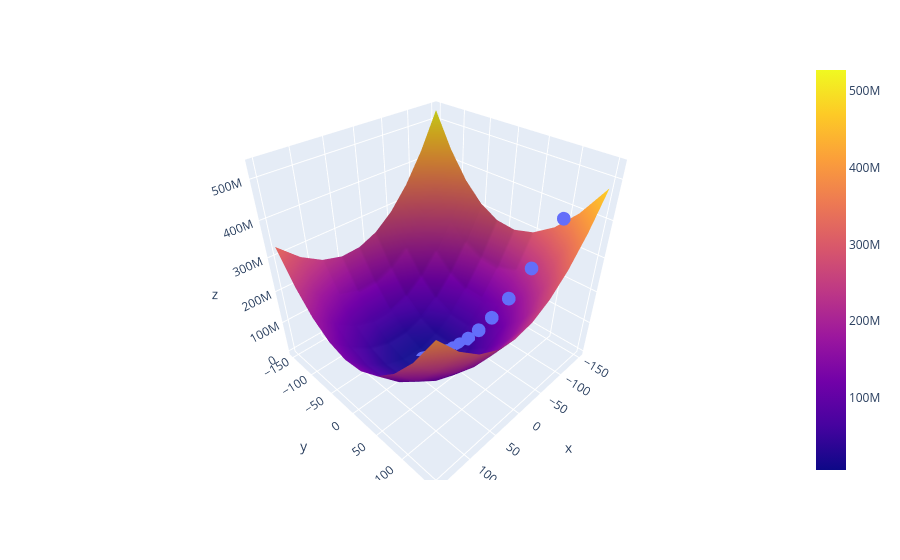

The notebook cell saved with this chart:
### Code cell
import plotly.express as px
fig = px.scatter_3d(x = np.array(all_m).ravel(), y = np.array(all_b).ravel(), z = np.array(all_cost).ravel()*100)
fig.add_trace(go.Surface(x = m_arr, y = b_arr, z = z_arr * 100))
fig.show()

fig.write_html('cost_function2.html')
